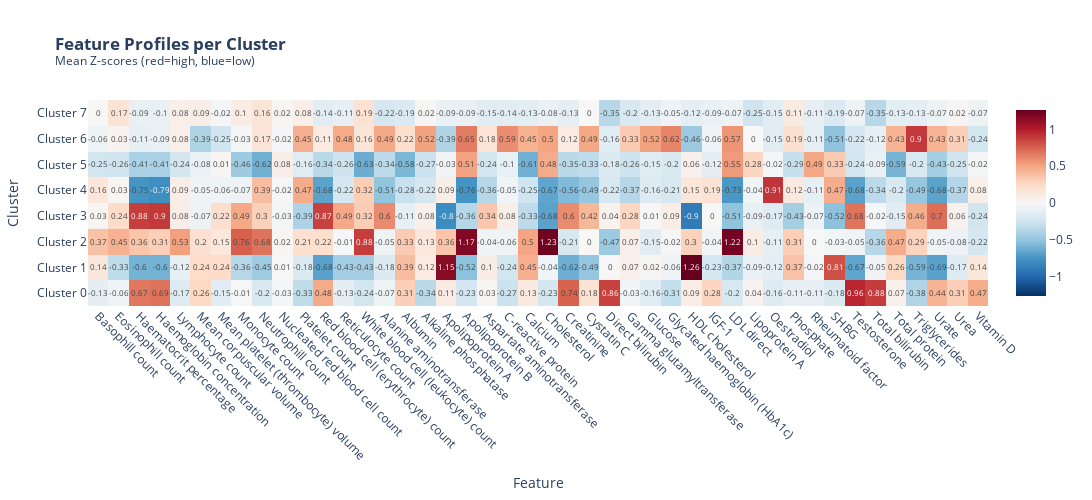

This figure's notebook cell:
### Markdown cell above
## Feature Importance per Cluster

Analyzing which original features characterize each cluster using mean z-scores deviation from population mean.

### Code cell
# Calculate feature importance per cluster (mean z-scores)
feature_names_clean = [col.replace(' | Instance 0', '') for col in feature_cols]

# Create DataFrame with original scaled features and cluster labels
cluster_profiles = pd.DataFrame(X_scaled, columns=feature_names_clean)
cluster_profiles['Cluster'] = cluster_labels

# Calculate mean z-score per cluster for each feature
cluster_means = cluster_profiles.groupby('Cluster').mean()

# Create interactive heatmap of cluster profiles
fig_heatmap = go.Figure(data=go.Heatmap(
    z=cluster_means.values,
    x=feature_names_clean,
    y=[f'Cluster {i}' for i in cluster_means.index],
    colorscale='RdBu_r',
    zmid=0,
    text=np.round(cluster_means.values, 2),
    texttemplate='%{text}',
    textfont={"size": 8},
    hovertemplate='Cluster: %{y}<br>Feature: %{x}<br>Mean Z-score: %{z:.3f}<extra></extra>'
))

fig_heatmap.update_layout(
    title='<b>Feature Profiles per Cluster</b><br><sup>Mean Z-scores (red=high, blue=low)</sup>',
    xaxis_title='Feature',
    yaxis_title='Cluster',
    width=1200,
    height=500,
    xaxis={'tickangle': 45}
)

fig_heatmap.show()

### Figure 1 — Plotly figure (JSON) as saved in the notebook; plotly's stock layout.template omitted (floating-point values rounded to 4 significant figures; data arrays with more than 128 entries replaced by an {"elided": "..."} marker saying what was removed)
{"data": [{"colorscale": [[0, "rgb(5,48,97)"], [0.1, "rgb(33,102,172)"], [0.2, "rgb(67,147,195)"], [0.3, "rgb(146,197,222)"], [0.4, "rgb(209,229,240)"], [0.5, "rgb(247,247,247)"], [0.6, "rgb(253,219,199)"], [0.7, "rgb(244,165,130)"], [0.8, "rgb(214,96,77)"], [0.9, "rgb(178,24,43)"], [1, "rgb(103,0,31)"]], "hovertemplate": "Cluster: %{y}<br>Feature: %{x}<br>Mean Z-score: %{z:.3f}<extra></extra>", "text": {"elided": "8x44 float values"}, "textfont": {"size": 8}, "texttemplate": "%{text}", "type": "heatmap", "x": ["Basophill count", "Eosinophill count", "Haematocrit percentage", "Haemoglobin concentration", "Lymphocyte count", "Mean corpuscular volume", "Mean platelet (thrombocyte) volume", "Monocyte count", "Neutrophill count", "Nucleated red blood cell count", "Platelet count", "Red blood cell (erythrocyte) count", "Reticulocyte count", "White blood cell (leukocyte) count", "Alanine aminotransferase", "Albumin", "Alkaline phosphatase", "Apolipoprotein A", "Apolipoprotein B", "Aspartate aminotransferase", "C-reactive protein", "Calcium", "Cholesterol", "Creatinine", "Cystatin C", "Direct bilirubin", "Gamma glutamyltransferase", "Glucose", "Glycated haemoglobin (HbA1c)", "HDL cholesterol", "IGF-1", "LDL direct", "Lipoprotein A", "Oestradiol", "Phosphate", "Rheumatoid factor", "SHBG", "Testosterone", "Total bilirubin", "Total protein", "Triglycerides", "Urate", "Urea", "Vitamin D"], "y": ["Cluster 0", "Cluster 1", "Cluster 2", "Cluster 3", "Cluster 4", "Cluster 5", "Cluster 6", "Cluster 7"], "z": {"elided": "8x44 float values"}, "zmid": 0}], "layout": {"height": 500, "title": {"text": "<b>Feature Profiles per Cluster</b><br><sup>Mean Z-scores (red=high, blue=low)</sup>"}, "width": 1200, "xaxis": {"tickangle": 45, "title": {"text": "Feature"}}, "yaxis": {"title": {"text": "Cluster"}}}}
